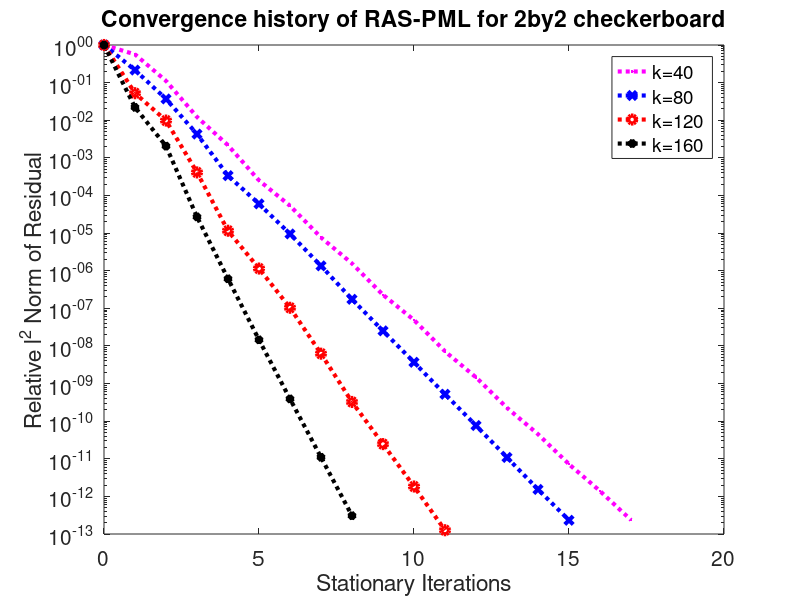

This chart was generated by the following MATLAB code:

res40 = [0.000353957, 0.000199354, 3.94368e-05, 4.3142e-06, 7.63491e-07, 8.86139e-08, 1.88099e-08, 2.70063e-09, 5.50549e-10, 8.07464e-11, 1.7279e-11, 2.53612e-12, 5.17236e-13, 8.01087e-14, 1.59087e-14, 2.53679e-15, 4.91061e-16, 8.32789e-17]

res80 = [0.000106515, 2.29517e-05, 3.92173e-06, 4.56554e-07, 3.58017e-08, 6.36297e-09, 1.01094e-09, 1.43212e-10, 1.84866e-11, 2.68203e-12, 3.90898e-13, 5.52225e-14, 8.15223e-15, 1.15418e-15, 1.62931e-16, 2.46743e-17]

res120 = [5.24618e-05, 2.7439e-06, 5.14159e-07, 2.14962e-08, 6.05676e-10, 5.99038e-11, 5.4217e-12, 3.26099e-13, 1.69753e-14, 1.28743e-15, 9.61385e-17, 6.60824e-18]

res160 = [3.17282e-05, 6.97721e-07, 6.51776e-08, 8.53533e-10, 1.92962e-11, 4.59987e-13, 1.2371e-14, 3.47941e-16, 9.72185e-18]

semilogy(0:size(res40,2)-1,res40/res40(1),'m:.','DisplayName','k=40','LineWidth',3); hold on;

semilogy(0:size(res80,2)-1,res80/res80(1),'b:x','DisplayName','k=80','LineWidth',3); hold on;

semilogy(0:size(res120,2)-1,res120/res120(1),'r:o','DisplayName','k=120','LineWidth',3); hold on;

semilogy(0:size(res160,2)-1,res160/res160(1),'k:*','DisplayName','k=160','LineWidth',3); hold on;


legend('show');
axis([0 20 1e-13 1])
%axis([0 20 1e-10 1])
xlabel('Stationary Iterations');
ylabel('Relative l^2 Norm of Residual');
title('Convergence history of RAS-PML for 2by2 checkerboard');
set(gca,'FontSize',15);
hold off

